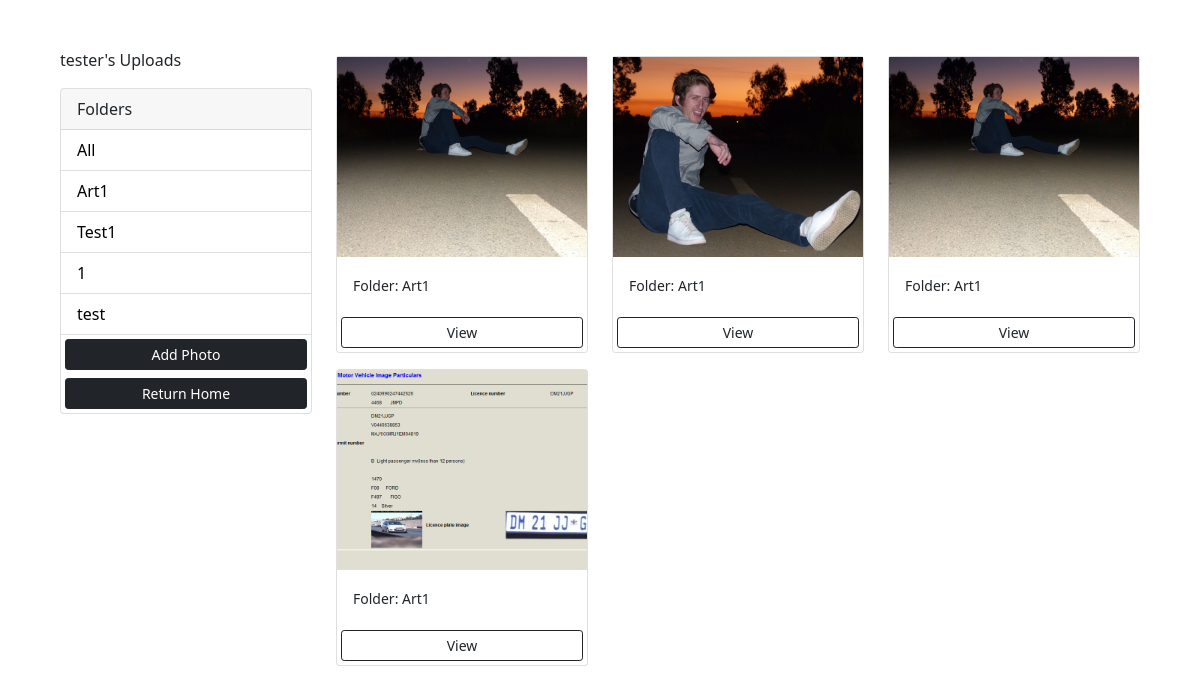
The page /uploads/?category=Art1 (signed in) on the database its author committed.
### uploads/models.py (models this page shows, shortened)
class Category(models.Model):
    class Meta:
        verbose_name = 'Category'
        verbose_name_plural = 'Categories'
    user = models.ForeignKey(
        User, on_delete=models.SET_NULL, null=True, blank=True)
    name = models.CharField(max_length=100, null=False, blank=False)

class Photo(models.Model):
    class Meta:
        verbose_name = 'Photo'
        verbose_name_plural = 'Photos'
    category = models.ForeignKey(
        Category, on_delete=models.SET_NULL, null=True, blank=True)
    image = models.ImageField(null=False, blank=False)
    description = models.TextField()

### uploads/views.py (the view)
# urls.py: path('', views.gallery, name='gallery'),
@login_required(login_url='login')
def gallery(request):
    user = request.user
    category = request.GET.get('category')
    if category == None:
        photos = Photo.objects.filter(category__user=user)
    else:
        photos = Photo.objects.filter(
            category__name=category, category__user=user)
    categories = Category.objects.filter(user=user)
    context = {'categories': categories, 'photos': photos}
    return render(request, 'photos/gallery.html', context)

### uploads/templates/photos/gallery.html (shortened to what this page needs)
<!DOCTYPE html>
<html lang="en">
<head>
    <link href="https://cdn.jsdelivr.net/npm/bootstrap@5.0.0-beta1/dist/css/bootstrap.min.css" rel="stylesheet"
>
</head>
<body class="m-5">
    <div class="container">
        <div class="row">
            <div class="col-md-3">
                {% if request.user.is_authenticated %}
                <p>{{request.user}}'s Uploads</p>
                {% endif %}
                <div class="card">
                    <div class="card-header">
                        Folders
                    </div>
                    <ul class="list-group list-group-flush">
                        <li class="list-group-item">
                            <a href="{% url 'gallery' %}">All</a>
                        </li>
                        {% for category in categories %}
                        <li class=" list-group-item">
                            <a href="{% url 'gallery' %}?category={{category.name}}">
                                {{category.name}}
                            </a>
                        </li>
                        {% endfor %}
                        <a href="{% url 'add' %}" class="btn btn-dark btn-block btn-sm m-1">Add Photo</a>
                        <a href="{% url 'home' %}" class="btn btn-dark btn-block btn-sm m-1">Return Home</a>
                    </ul>
                </div>
            </div>
            <div class="col-md-9">
                <div class="row">
                    {% for photo in photos %}
                    <div class="col-md-4">
                        <div class="card my-2">
                            <img class="image-thumbail" src="{{photo.image.url}}" alt="Card image cap">
                            <div class="card-body">
                                <small>Folder: {{photo.category.name}}</small>
                            </div>
                            <a href="{% url 'photo' photo.id %}" class="btn btn-outline-dark btn-sm m-1">View</a>
                        </div>
                    </div>
                    {% empty %}
                    <h3>No photos...</h3>
                    {% endfor %}
                </div>
            </div>
        </div>
    </div>
</body>
</html>

### uploads/templates/photos/gallery.html (style rules this page uses)
.image-thumbail { height: 200px; object-fit: cover; }
.list-group-item a { text-decoration: none; color: black; }

### rows shown on the page
Category: name "Art1"
Category: name "Test1"
Category: name "1"
Category: name "test"
Photo: image (picture), category.name "Art1"
Photo: image (picture), category.name "Art1"
Photo: image (picture), category.name "Art1"
Photo: image (picture), category.name "Art1"

### other values the page prints
{{ request.user }} "tester"
